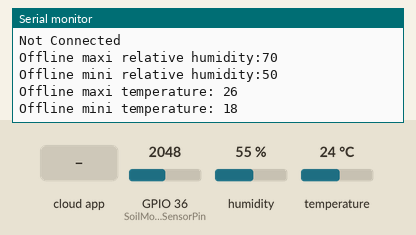
A sketch run on a simulated ESP32. Parts: the last lines printed to the serial monitor. The inputs (shaded band) are chosen by the test bench; at power-on: humidity 55 %, GPIO 36 (SoilMoistureSensorPin) = 2048, temperature 24 °C. WiFi joins after 1.5 s; servers stay silent unless stated; the Firebase database answers and starts empty.

Above: at 1.2 s.
1.3 s: humidity set to 22 %
At 3.4 s:
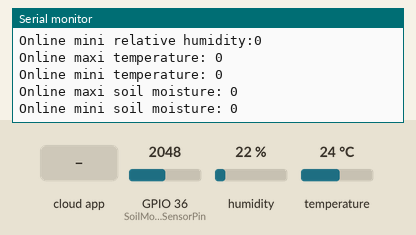
3.6 s: GPIO 36 (SoilMoistureSensorPin) set to 2866
5.1 s: the phone or cloud app sets maxi_relative_humidity to 1
6.6 s: the phone or cloud app sets mini_relative_humidity to 1
At 6.73 s:
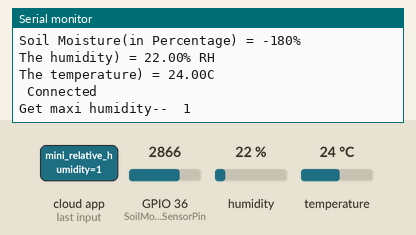
8.1 s: the phone or cloud app sets maxi_temperature to 1
At 8.9 s:
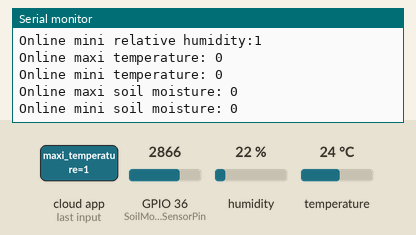
9.6 s: the phone or cloud app sets mini_temperature to 1
At 11.62 s:
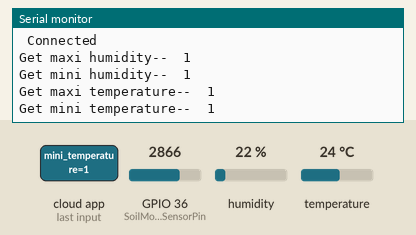

Measured:
- after the input at 9.6 s, the serial monitor: prints a new line after 1.9 s (image 4)

The sketch:

Weather_control.ino
```cpp
#include <DHT.h>  // Including library for dht

//Including library for WiFi
#include <WiFi.h>
#include <WiFiClient.h>

#include <FirebaseESP32.h>   // Including library for firebase

const char *ssid =  "";  // wifi ssid
const char *pass =  ""; // wifi password

//Pins where the dht11 is connected
#define DHTPIN 18

//Pins connected to soilMoisture sensors
#define SoilMoistureSensorPin 36


//Pins of Relay (Appliances Control)
#define R1 5
#define R2 17
#define R3 16

// Firebase Credentials
#define firebase_host ""
#define firebase_auth ""
#define user ""

//Define Firebase Data object
FirebaseData fbdo;

FirebaseAuth auth;
FirebaseConfig config;

//Variable Declaration
int onlineMaxiRelativeHumidity,onlineMiniRelativeHumidity, onlineMaxiTemperature, onlineMiniTemperature, onlineMaxiSoilMoisture, onlineMiniSoilMoisture;
int offlineMaxiRelativeHumidity = 70;
int offlineMiniRelativeHumidity = 50;
int offlineMaxiTemperature = 26;
int offlineMiniTemperature = 18;
int offlineMaxiSoilMoisture = 75;
int offlineMiniSoilMoisture = 70;

int x, y;

// Function Declaration
void getSetConditions();
void onlineTemperatureHumidity();
void offlineTemperatureHumidity();
void onlineSoilMoisture();
void offlineSoilMoisture();
void uploadCurrentConditions();

//Assigning the dtht11 pin and also specification of dht type
DHT dht(DHTPIN, DHT11);

WiFiClient client;

void setup() {
 // Setup code
  Serial.begin(115200); //Serial monitor baud rate
  WiFi.begin(ssid, pass); //WiFi connection

   delay(10);

   Serial.printf("Firebase Client v%s\n\n", FIREBASE_CLIENT_VERSION);

  //Assign the api key (required)
  config.api_key = firebase_auth;

  config.database_url = firebase_host;

  //Firebase connection
  Firebase.begin(firebase_host, firebase_auth);
  //Setting reattempt connection to firebase
  Firebase.reconnectWiFi(true);

  Firebase.setDoubleDigits(5);

  delay(10);

   //Setting up dht11
  dht.begin();

  //Setting relay pins as output pins
  pinMode(R1, OUTPUT); //Light relay switch
  pinMode(R2, OUTPUT); //Motor relay switch
  pinMode(R3, OUTPUT); //Water pump relay switch

}

void loop() {
  //Checking if no internet connection
   if (WiFi.status() != WL_CONNECTED)
  {
    Serial.println("Not Connected");
    Serial.println();
    Serial.print("Offline maxi relative humidity:");
    Serial.println(offlineMaxiRelativeHumidity);
    Serial.print("Offline mini relative humidity:");
    Serial.println(offlineMiniRelativeHumidity);
    Serial.print("Offline maxi temperature: ");
    Serial.println(offlineMaxiTemperature);
    Serial.print("Offline mini temperature: ");
    Serial.println(offlineMiniTemperature);
    Serial.print("Onffline maxi soil moisture: ");
    Serial.println(offlineMaxiSoilMoisture);
    Serial.print("Onffline mini soil moisture: ");
    Serial.println(offlineMiniSoilMoisture);
    offlineSoilMoisture();
    offlineTemperatureHumidity();

  }

  //ELse if there is internet connection
  else
  {
    //if (DEBUG_SW)
    Serial.println(" Connected");
     Serial.println();
     getSetConditions();
     onlineSoilMoisture();
     onlineTemperatureHumidity();
  }
}

//Function to get set conditions from firebase
void getSetConditions()
{
  if (Firebase.ready())
  {

    //Firebase.setInt(fbdo, main, 5);
    Firebase.setInt(fbdo, user"/currentHumdity", x);
    Firebase.setInt(fbdo, user"/currentTemperature", y);
    delay(200);

    //Fetching the maximum relative humidity for firebase
    Serial.printf("Get maxi humidity--  %s\n", Firebase.getInt(fbdo, user"/maxi_relative_humidity") ? fbdo.to<String>().c_str() : fbdo.errorReason().c_str());
     onlineMaxiRelativeHumidity=fbdo.to<int>();

     //Fetching the minimum relative humidity for firebase
     Serial.printf("Get mini humidity--  %s\n", Firebase.getInt(fbdo, user"/mini_relative_humidity") ? fbdo.to<String>().c_str() : fbdo.errorReason().c_str());
     onlineMiniRelativeHumidity=fbdo.to<int>();

     //Fetching the maximum temeperature for firebase
    Serial.printf("Get maxi temperature--  %s\n", Firebase.getInt(fbdo, user"/maxi_temperature") ? fbdo.to<String>().c_str() : fbdo.errorReason().c_str());
     onlineMaxiTemperature=fbdo.to<int>();

     //Fetching the minimum temperature for firebase
     Serial.printf("Get mini temperature--  %s\n", Firebase.getInt(fbdo, user"/mini_temperature") ? fbdo.to<String>().c_str() : fbdo.errorReason().c_str());
     onlineMiniTemperature=fbdo.to<int>();

     //Fetching the maximum soil moisture for firebase
     Serial.printf("Get maxi soilMoisture--  %s\n", Firebase.getInt(fbdo, user"/maxi_soil_moisture") ? fbdo.to<String>().c_str() : fbdo.errorReason().c_str());
     onlineMaxiSoilMoisture=fbdo.to<int>();

     //Fetching the minimum soil moisture for firebase
     Serial.printf("Get mini soilMoisture--  %s\n", Firebase.getInt(fbdo, user"/mini_soil_moisture") ? fbdo.to<String>().c_str() : fbdo.errorReason().c_str());
      onlineMiniSoilMoisture=fbdo.to<int>();

    Serial.println();
    Serial.println("------------------");
    Serial.println();

    //Printing out the set conditions from firebase
    Serial.println();
    Serial.print("Online maxi relative humidity:");
    Serial.println(onlineMaxiRelativeHumidity);
    Serial.print("Online mini relative humidity:");
    Serial.println(onlineMiniRelativeHumidity);
    Serial.print("Online maxi temperature: ");
    Serial.println(onlineMaxiTemperature);
     Serial.print("Online mini temperature: ");
    Serial.println(onlineMiniTemperature);
    Serial.print("Online maxi soil moisture: ");
    Serial.println(onlineMaxiSoilMoisture);
    Serial.print("Online mini soil moisture: ");
    Serial.println(onlineMiniSoilMoisture);
    delay(2500);
  }
}


void onlineTemperatureHumidity()
{
   //Variable declaration and assignment to the temperature and humidity condition taken by dht11 sensor
   float humidity = dht.readHumidity();
   float temperature = dht.readTemperature();

   //Cheking the funtionality of dht11
   if (isnan(humidity) || isnan(temperature))
   {
     Serial.println("Failed to read from DHT sensor!");
     return;
   }
   else
   {
    Firebase.setString(fbdo, user"/current_humidity", humidity);
    Firebase.setString(fbdo, user"/current_temperature", temperature);
    delay(200);

    //Printing out values from dht11 sensor
    Serial.print("The humidity) = ");
    Serial.print(humidity);
    Serial.println("% RH");
    Serial.print("The temperature) = ");
    Serial.print(temperature);
    Serial.println("C");

    //Checking if current temperature is greater than online set maximum temperature
    if(temperature > onlineMaxiTemperature) {
      //Switching on fans
      digitalWrite(R2, HIGH);
    }

    //Checking if current temperature is less than or equal to online set maximum temperature and if its greater than or equals to online set minimum temperature
    else if(temperature <= onlineMaxiTemperature && temperature >= onlineMiniTemperature) {
      //Switching off fans
      digitalWrite(R2, LOW);
    }

    //Checking if temperature is less that set online minimum temperature or humidity is greater than online set maximum temperature
    else if(temperature < onlineMiniTemperature || humidity > onlineMaxiRelativeHumidity){
      //Switching on light
      digitalWrite(R1, HIGH);
    }

    //Checking if current temperature is less than or equal to online set maximum relative humidity and if its greater than or equals to online set minimum humidity
    else if(humidity <= onlineMaxiRelativeHumidity && humidity >= onlineMiniRelativeHumidity){
      //Switching off light
      digitalWrite(R1, LOW);
    }

    //Checking if humidity is less than online set minimum relative humidity
    else if(humidity < onlineMiniRelativeHumidity){
      //Switching off light
      digitalWrite(R1, LOW);
    }
   }
}

void offlineTemperatureHumidity()
{
   //Variable declaration and assignment to the temperature and humidity condition taken by dht11 sensor
   float humidity = dht.readHumidity();
   float temperature = dht.readTemperature();

   //Cheking the funtionality of dht11
   if (isnan(humidity) || isnan(temperature))
   {
      //Printing out an error message for dht11 sensor failure
     Serial.println("Failed to read from DHT sensor!");
     return;
   }
   else
   {
    //Printing out values from dht11 sensor
    Serial.print("The humidity) = ");
    Serial.print(humidity);
    Serial.println("% RH");
    Serial.print("The temperature) = ");
    Serial.print(temperature);
    Serial.println("C");

    //Checking if current temperature is greater than offline set maximum temperature
    if(temperature > offlineMaxiTemperature) {
      //Switching on fans
      digitalWrite(R2, HIGH);
    }

    //Checking if current temperature is less than or equal to offline set maximum temperature and if its greater than or equals to offline set minimum temperature
    else if(temperature <= offlineMaxiTemperature && temperature >= offlineMiniTemperature) {
      //Switching off fans
      digitalWrite(R2, LOW);
    }

    //Checking if temperature is less that set offline minimum temperature or humidity is greater than offline set maximum temperature
    else if(temperature < offlineMiniTemperature || humidity > offlineMaxiRelativeHumidity){
      //Switching on lights
      digitalWrite(R1, HIGH);
    }

    //Checking if current temperature is less than or equal to offline set maximum relative humidity and if its greater than or equals to offline set minimum humidity
    else if(humidity <= offlineMaxiRelativeHumidity && humidity >= offlineMiniRelativeHumidity){
      //Switching off lights
      digitalWrite(R1, LOW);
    }

    //Checking if humidity is less than offline set minimum relative humidity
    else if(humidity < offlineMiniRelativeHumidity){
      //Switching off lights
      digitalWrite(R1, LOW);
    }
   }
}

void onlineSoilMoisture()
{

    //Variable declaration and assignment of soil moisture in percentage
    int moisture_percentage = ( 100.00 - ( (analogRead(SoilMoistureSensorPin)/1023.00) * 100.00 ) );

    //Printing out the soil moisture
    Serial.print("Soil Moisture(in Percentage) = ");
    Serial.print(moisture_percentage);
    Serial.println("%");

    //Cheking if soil moisture is less than set online minimum soil moisture
    if(moisture_percentage < onlineMiniSoilMoisture) {
      //Switching on water pump
      digitalWrite(R3, HIGH);
    }

    //Checking if soil moisture is greater or equals to online set soil minimum moisture and is less than or equals to online set maximum soil moisture
    else if(moisture_percentage >= onlineMiniSoilMoisture && moisture_percentage <= onlineMaxiSoilMoisture){
      //Switching off water pump
      digitalWrite(R3, LOW);
    }

    //Checking if soil moisture is greater than online set maximum soil moisture
    else if(moisture_percentage > onlineMaxiSoilMoisture){
      //Switching off water pump
      digitalWrite(R3, LOW);
    }
}

void offlineSoilMoisture()
{

    //Variable declaration and assignment of soil moisture in percentage
    int moisture_percentage = ( 100.00 - ( (analogRead(SoilMoistureSensorPin)/1023.00) * 100.00 ) );

    //Printing out the soil moisture
    Serial.print("Soil Moisture(in Percentage) = ");
    Serial.print(moisture_percentage);
    Serial.println("%");

    //Cheking if soil moisture is less than set offline minimum soil moisture
    if(moisture_percentage < offlineMiniSoilMoisture) {
      //Switching on water pump
      digitalWrite(R3, HIGH);
    }

    //Checking if soil moisture is greater or equals to offline set soil minimum moisture and is less than or equals to offline set maximum soil moisture
    else if(moisture_percentage >= offlineMiniSoilMoisture && moisture_percentage <= offlineMaxiSoilMoisture){
      //Switching off water pump
      digitalWrite(R3, LOW);
    }

    //Checking if soil moisture is greater than offline set maximum soil moisture
    else if(moisture_percentage > offlineMaxiSoilMoisture){
      //Switching off water pump
      digitalWrite(R3, LOW);
    }

}
```
